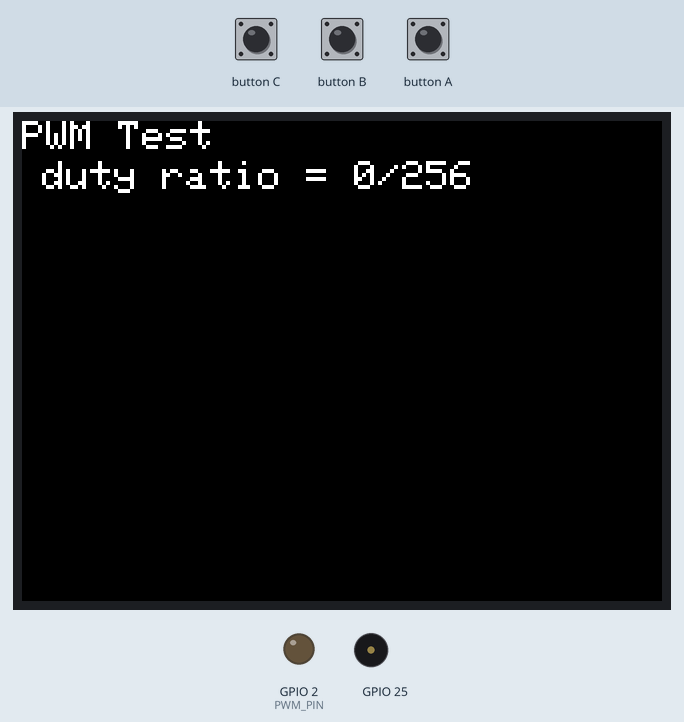
This sketch was run on a simulated ESP32. On the bench: 320×240 colour display, output pins drawn as LEDs (lit = HIGH), buzzer (waves = sounding). The test bench sets the inputs (shaded band).

Above: at 1.3 s.
1.4 s: button A pressed for 0.15 s
At 1.5 s:
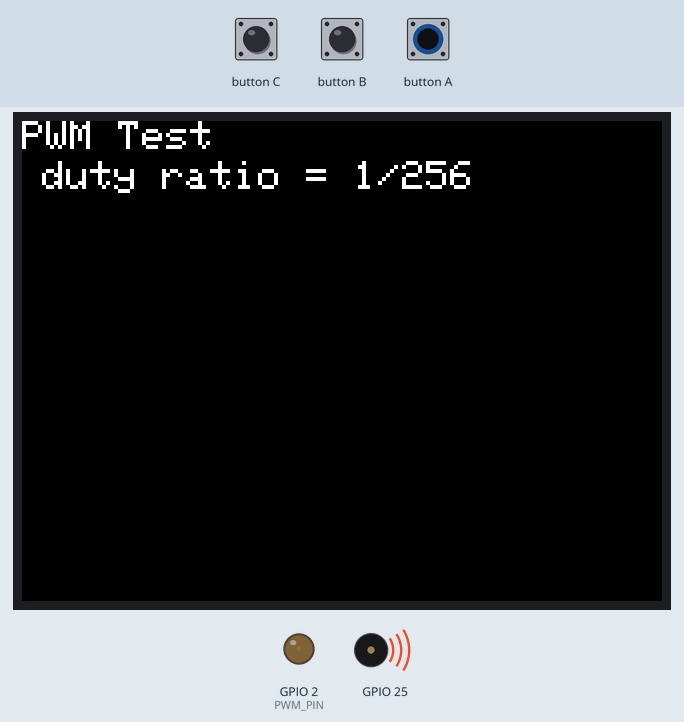
3.1 s: button A pressed for 1 s
At 4.7 s:
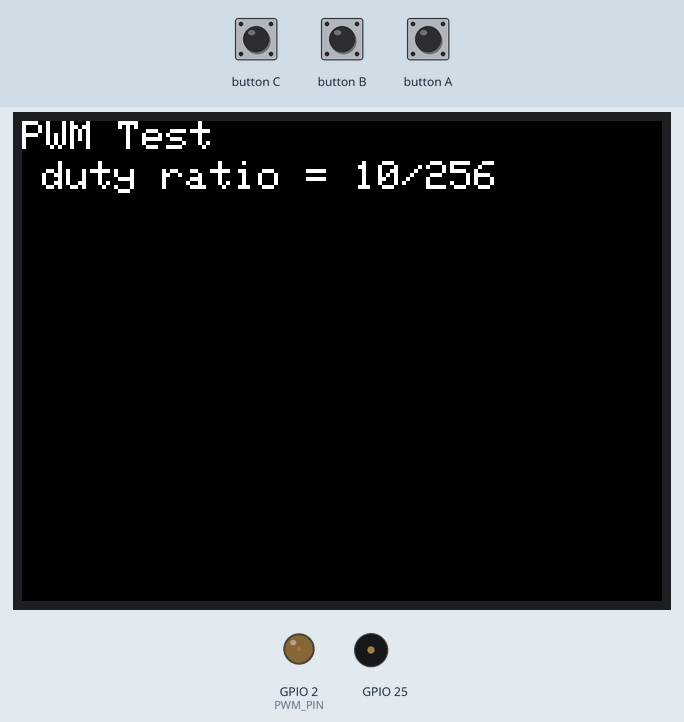
5.6 s: button A pulsed LOW 2 times (0.12 s each, 0.3 s apart)
At 6.9 s:
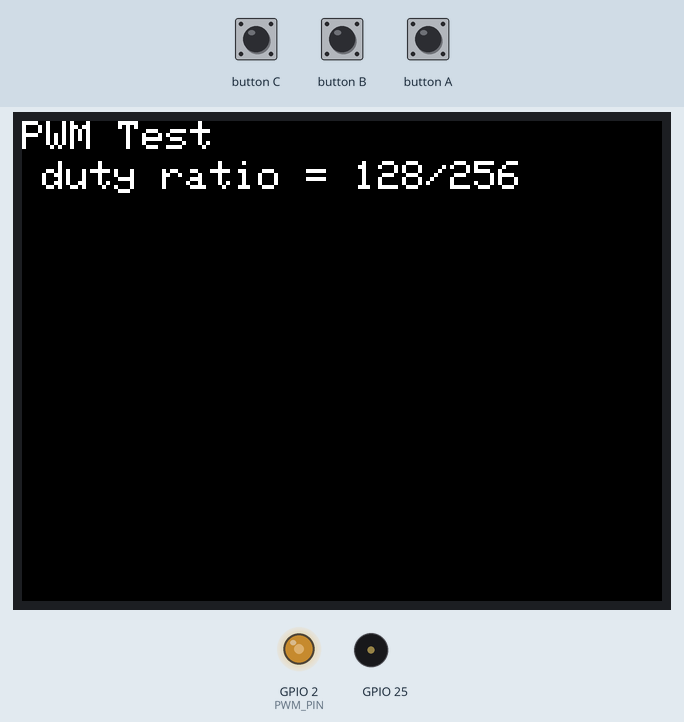
7.7 s: button A pressed for 0.15 s
At 8.2 s:
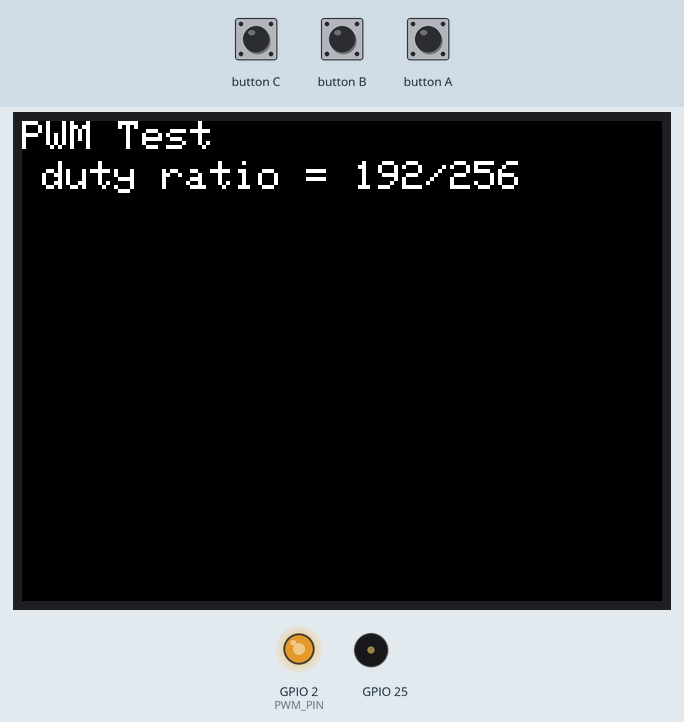
9.4 s: button A pressed for 3.2 s
At 10.7 s:
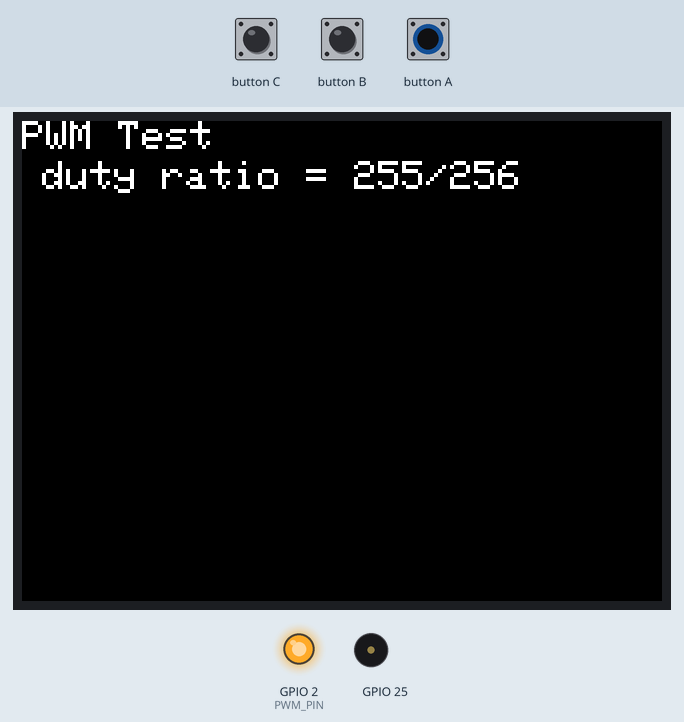
14.1 s: button A pulsed LOW 5 times (0.12 s each, 0.3 s apart)
At 16.4 s:
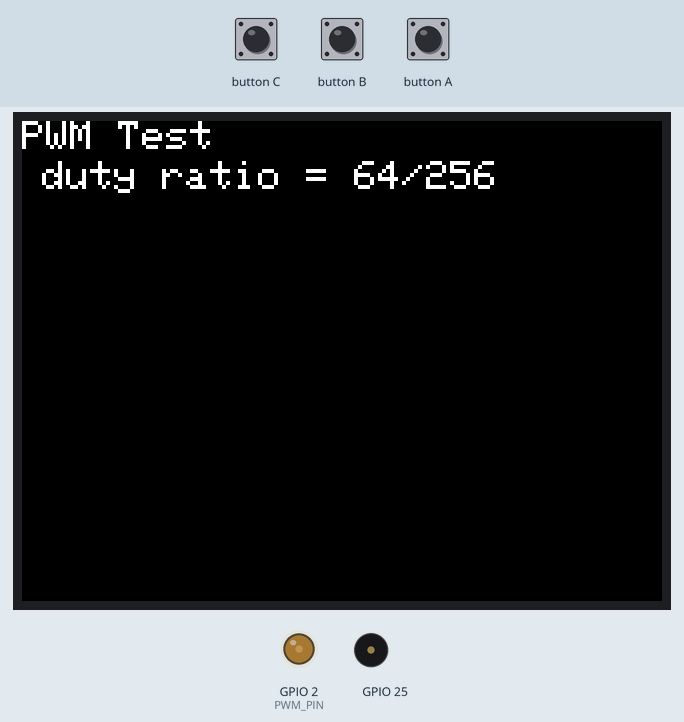
Timing chart, 0 to 17.9 s (numbered marks = the images above; inputs shaded):
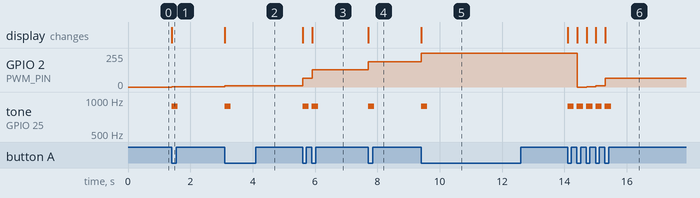

The sketch:

test.ino
```cpp
#include <M5Stack.h>

const uint8_t nBits_forPWM = 8; // Number of bits used for PWM n=1 to 16[bit]
const double PWM_Frequency = 2000.0; // PWM frequency Maxfreq=80000000.0/2^n[Hz]

const uint8_t PWM_CH = 2; // PWM channel
const uint8_t PWM_PIN = 2; // GPIO PIN number used for PWM output

const int PWM_Values[] = {0, 1, 10, 64, 128, 192, 255, 256};
const int nValues = sizeof(PWM_Values)/sizeof(int);

int ValueIndex = 0;

void setup() {
  M5.begin();
  M5.Power.begin();
  M5.Lcd.setTextSize(2);
  M5.Lcd.print("PWM Test");

  //Put the PWM signal generating pin into output mode.
  pinMode(PWM_PIN, OUTPUT);

  //Set the channel and frequency resolution.
  ledcSetup(PWM_CH, PWM_Frequency, nBits_forPWM);
  //Set the PWM output pin and channel.
  ledcAttachPin(PWM_PIN, PWM_CH);

  M5.Lcd.setCursor(10, 20);
  M5.Lcd.printf("duty ratio = %d/256 ", PWM_Values[ValueIndex]);
  //Start PWM signal generation.
  ledcWrite(PWM_CH, PWM_Values[ValueIndex]);
}

void loop() {
  M5.update();

  if (M5.BtnA.wasPressed()) {
    ValueIndex++;
    if (nValues<=ValueIndex) ValueIndex = 0;
    M5.Speaker.tone(880, 200); //Peett
    M5.Lcd.setCursor(10, 20);
    M5.Lcd.printf("duty ratio = %d/256 ", PWM_Values[ValueIndex]);
    ledcWrite(PWM_CH, PWM_Values[ValueIndex]);
  }
}
```

main.cpp
```cpp
#include <M5Stack.h>
// #include <Arduino.h>
// #include <DacTone.h>         // this is the DAC audio library


#define SQUARE_PIN 26 // Pin for square wave


//  triangular  GPIO25
//  sinusoidal  GPIO26
//  square      GPIO26


// DacTone audio;                 // create audio object

const int freq = 5000; // Frequency in Hz
const int resolution = 8; // PWM resolution

// enum WaveType {
//   SINE_WAVE,              // max 5 kHz
//   SQUARE_WAVE,            // max 300 kHz
//   TRIANGLE_WAVE           // max 300 Hz
// };

// WaveType waveType = SQUARE_WAVE; // SINE_WAVE, SQUARE_WAVE, TRIANGLE_WAVE


// void generateTriangleWave(int freq);

void setup() {
  Serial.begin(115200);
  delay(1000);

  // if(waveType != SINE_WAVE) {
    // Square wave configuration
    ledcSetup(0, freq, resolution);
    ledcAttachPin(SQUARE_PIN, 0);
    ledcWrite(0, 128); // 50% duty cycle
  // }
 Serial.print(" Setup done");
}

void loop() {
  //   switch (waveType) {
  //     case SINE_WAVE:
  //       audio.tone(freq);
  //       break;
  //     case SQUARE_WAVE:
  //       break;
  //     case TRIANGLE_WAVE:
  //       generateTriangleWave(freq);
  //       break;
  // }
}

void generateTriangleWave(int frequency) {
  // ledcWrite(0, 0); // Turn off LEDC for DAC operation
  // dac_output_enable(DAC_CHANNEL_1); // Enable DAC

  // const int samples = 500; // Increase the number of samples per cycle to improve resolution
  // int value = 0;
  // int increment = 256 / (samples / 2);

  // for (int i = 0; i < samples; ++i) {
  //   dac_output_voltage(DAC_CHANNEL_1, value);
  //   value += increment;
  //   if (value >= 256) {
  //     increment = -increment;
  //     value = 256 + increment;
  //   } else if (value <= 0) {
  //     increment = -increment;
  //     value = 0 + increment;
  //   }

  //   delayMicroseconds((1000000 / frequency) / samples);
  // }
}
```

Measured:
- after the input at 1.4 s, GPIO 2 (PWM_PIN): 0/255 → 1/255 at once; tone on GPIO 25: silent → 880 Hz at once, → silent 0.20 s later; the display: changes at once (image 1)
- after the input at 3.1 s, GPIO 2 (PWM_PIN): 1/255 → 10/255 at once; tone on GPIO 25: silent → 880 Hz at once, → silent 0.20 s later; the display: changes at once (image 2)
- after the input at 5.6 s, GPIO 2 (PWM_PIN): 10/255 → 64/255 at once, → 128/255 0.30 s later; tone on GPIO 25: alternates 880 Hz for 0.20 s and silent for 0.10 s, 4 changes in all, then stays silent, starting at once; the display: first changes at once (image 3 shows a later state)
- after the input at 7.7 s, GPIO 2 (PWM_PIN): 128/255 → 191/255 at once; tone on GPIO 25: silent → 880 Hz at once, → silent 0.20 s later; the display: changes at once (image 4)
- after the input at 9.4 s, GPIO 2 (PWM_PIN): 191/255 → 255/255 at once; tone on GPIO 25: silent → 880 Hz at once, → silent 0.20 s later; the display: changes at once (image 5)
- after the input at 14.1 s, GPIO 2 (PWM_PIN): 255/255 → 0/255 after 0.31 s, → 1/255 0.30 s later, → 10/255 0.30 s later, → 64/255 0.30 s later; tone on GPIO 25: alternates 880 Hz for 0.20 s and silent for 0.10 s, 10 changes in all, then stays silent, starting at once; the display: first changes at once (image 6 shows a later state)
